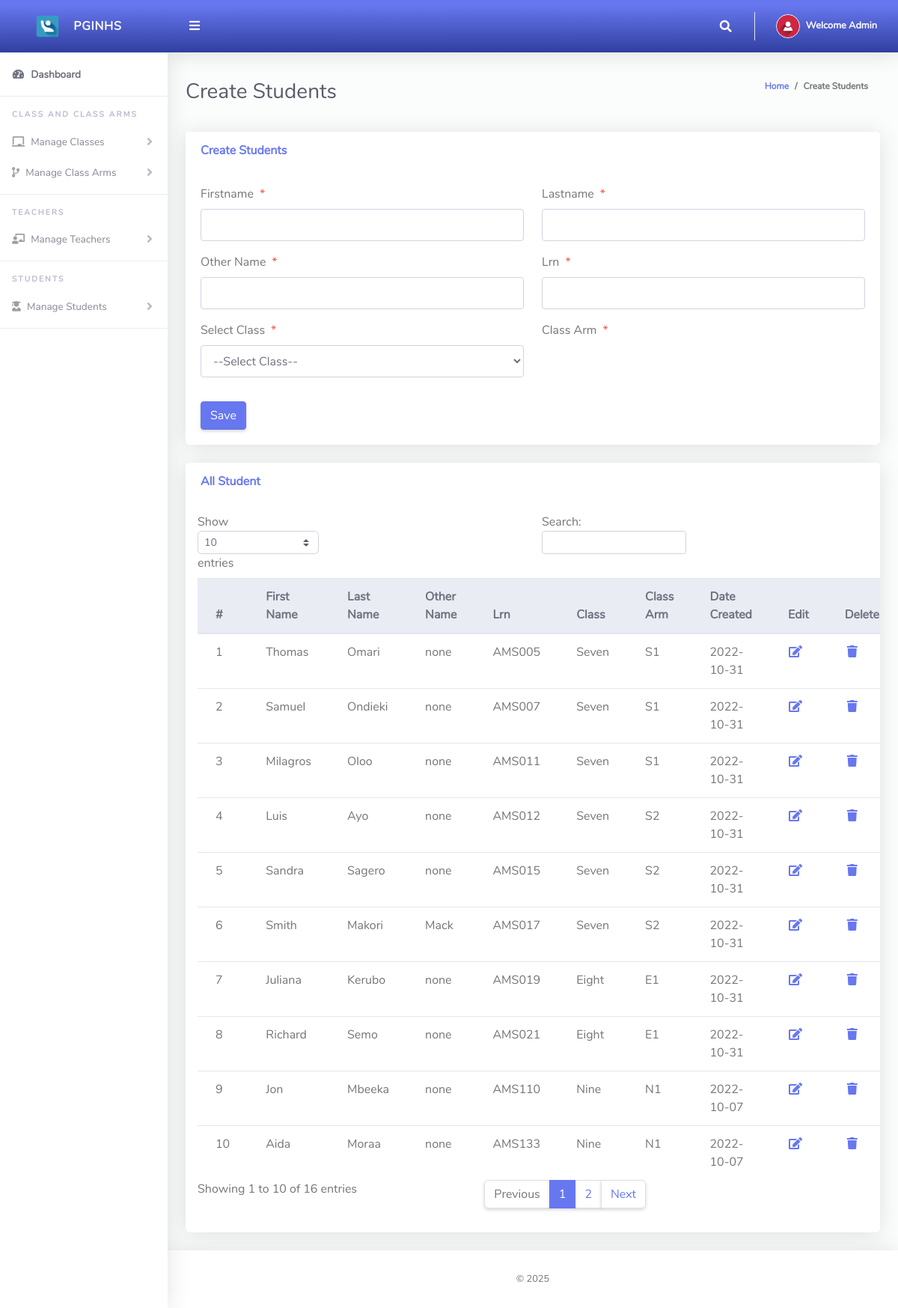
Page /Admin/createStudents.php (signed in) on the committed database.
### tables this page shows
CREATE TABLE `tblstudents` (
  `Id` int(10) NOT NULL,
  `firstName` varchar(255) NOT NULL,
  `lastName` varchar(255) NOT NULL,
  `otherName` varchar(255) NOT NULL,
  `Lrn` varchar(255) NOT NULL,
  `password` varchar(50) NOT NULL,
  `classId` varchar(10) NOT NULL,
  `classArmId` varchar(10) NOT NULL,
  `dateCreated` varchar(50) NOT NULL
);

CREATE TABLE `tblclass` (
  `Id` int(10) NOT NULL,
  `className` varchar(255) NOT NULL
);

CREATE TABLE `tblclassarms` (
  `Id` int(10) NOT NULL,
  `classId` varchar(10) NOT NULL,
  `classArmName` varchar(255) NOT NULL,
  `isAssigned` varchar(10) NOT NULL
);

### Admin/createStudents.php (the view, shortened to what this page needs)
<?php
include '../Includes/dbcon.php';
?>
<!DOCTYPE html>
<html lang="en">
<head>
  <link href="../vendor/fontawesome-free/css/all.min.css" rel="stylesheet" type="text/css">
  <link href="../vendor/bootstrap/css/bootstrap.min.css" rel="stylesheet" type="text/css">
  <link href="css/ruang-admin.min.css" rel="stylesheet">
</head>
<body id="page-top">
  <div id="wrapper">
      <?php include "Includes/sidebar.php";?>
    <div id="content-wrapper" class="d-flex flex-column">
      <div id="content">
       <?php include "Includes/topbar.php";?>
        <div class="container-fluid" id="container-wrapper">
          <div class="d-sm-flex align-items-center justify-content-between mb-4">
            <h1 class="h3 mb-0 text-gray-800">Create Students</h1>
            <ol class="breadcrumb">
              <li class="breadcrumb-item"><a href="./">Home</a></li>
              <li class="breadcrumb-item active" aria-current="page">Create Students</li>
            </ol>
          </div>
          <div class="row">
            <div class="col-lg-12">
              <div class="card mb-4">
                <div class="card-header py-3 d-flex flex-row align-items-center justify-content-between">
                  <h6 class="m-0 font-weight-bold text-primary">Create Students</h6>
                </div>
                <div class="card-body">
                  <form method="post">
                   <div class="form-group row mb-3">
                        <div class="col-xl-6">
                        <label class="form-control-label">Firstname<span class="text-danger ml-2">*</span></label>
                        <input type="text" class="form-control" name="firstName" value="<?php echo $row['firstName'];?>" id="exampleInputFirstName" >
                        </div>
                        <div class="col-xl-6">
                        <label class="form-control-label">Lastname<span class="text-danger ml-2">*</span></label>
                      <input type="text" class="form-control" name="lastName" value="<?php echo $row['lastName'];?>" id="exampleInputFirstName" >
                        </div>
                    </div>
                     <div class="form-group row mb-3">
                        <div class="col-xl-6">
                        <label class="form-control-label">Other Name<span class="text-danger ml-2">*</span></label>
                        <input type="text" class="form-control" name="otherName" value="<?php echo $row['otherName'];?>" id="exampleInputFirstName" >
                        </div>
                        <div class="col-xl-6">
                        <label class="form-control-label">Lrn<span class="text-danger ml-2">*</span></label>
                      <input type="text" class="form-control" required name="Lrn" value="<?php echo $row['Lrn'];?>" id="exampleInputFirstName" >
                        </div>
                    </div>
                    <div class="form-group row mb-3">
                        <div class="col-xl-6">
                        <label class="form-control-label">Select Class<span class="text-danger ml-2">*</span></label>
                         <?php
                        $qry= "SELECT * FROM tblclass ORDER BY className ASC";
                        $result = $conn->query($qry);
                        $num = $result->num_rows;
                        if ($num > 0){
                          echo ' <select required name="classId" onchange="classArmDropdown(this.value)" class="form-control mb-3">';
                          echo'<option value="">--Select Class--</option>';
                                  echo '</select>';
                              }
                            ?>
                        </div>
                        <div class="col-xl-6">
                        <label class="form-control-label">Class Arm<span class="text-danger ml-2">*</span></label>
                        </div>
                    </div>
                      <?php
                    if (isset($Id))
                    {
                    ?>
                    <button type="submit" name="update" class="btn btn-warning">Update</button>
                    &nbsp;&nbsp;&nbsp;&nbsp;&nbsp;&nbsp;&nbsp;&nbsp;&nbsp;&nbsp;
                    <?php
                    } else {
                    ?>
                    <button type="submit" name="save" class="btn btn-primary">Save</button>
                    <?php
                    }
                    ?>
                  </form>
                </div>
              </div>
                 <div class="row">
              <div class="col-lg-12">
              <div class="card mb-4">
                <div class="card-header py-3 d-flex flex-row align-items-center justify-content-between">
                  <h6 class="m-0 font-weight-bold text-primary">All Student</h6>
                </div>
                <div class="table-responsive p-3">
                  <table class="table align-items-center table-flush table-hover" id="dataTableHover">
                    <thead class="thead-light">
                      <tr>
                        <th>#</th>
                        <th>First Name</th>
                        <th>Last Name</th>
                        <th>Other Name</th>
                        <th>Lrn</th>
                        <th>Class</th>
                        <th>Class Arm</th>
                        <th>Date Created</th>
                         <th>Edit</th>
                        <th>Delete</th>
                      </tr>
                    </thead>
                    <tbody>
                  <?php
                      $query = "SELECT tblstudents.Id,tblclass.className,tblclassarms.classArmName,tblclassarms.Id AS classArmId,tblstudents.firstName,
                      tblstudents.lastName,tblstudents.otherName,tblstudents.Lrn,tblstudents.dateCreated
                      FROM tblstudents
                      INNER JOIN tblclass ON tblclass.Id = tblstudents.classId
                      INNER JOIN tblclassarms ON tblclassarms.Id = tblstudents.classArmId";
                      $rs = $conn->query($query);
                      $num = $rs->num_rows;
                      $sn=0;
                      if($num > 0)
                      {
                        while ($rows = $rs->fetch_assoc())
                          {
                             $sn = $sn + 1;
                            echo"
                              <tr>
                                <td>".$sn."</td>
                                <td>".$rows['firstName']."</td>
                                <td>".$rows['lastName']."</td>
                                <td>".$rows['otherName']."</td>
                                <td>".$rows['Lrn']."</td>
                                <td>".$rows['className']."</td>
                                <td>".$rows['classArmName']."</td>
                                 <td>".$rows['dateCreated']."</td>
                                <td><a href='?action=edit&Id=".$rows['Id']."'><i class='fas fa-fw fa-edit'></i></a></td>
                                <td><a href='?action=delete&Id=".$rows['Id']."'><i class='fas fa-fw fa-trash'></i></a></td>
                              </tr>";
                          }
                      }
                      else
                      {
                           echo
                           "<div class='alert alert-danger' role='alert'>
                            No Record Found!
                            </div>";
                      }
                      ?>
                    </tbody>
                  </table>
                </div>
              </div>
            </div>
            </div>
          </div>
        </div>
      </div>
       <?php include "Includes/footer.php";?>
    </div>
  </div>
</body>
</html>

### Admin/Includes/topbar.php (shortened to what this page needs)
<?php
  $query = "SELECT * FROM tbladmin WHERE Id = ".$_SESSION['userId']."";
  $rs = $conn->query($query);
  $rows = $rs->fetch_assoc();
  $fullName = $rows['firstName']." ".$rows['lastName'];
?>
<nav class="navbar navbar-expand navbar-light bg-gradient-primary topbar mb-4 static-top">
          <button id="sidebarToggleTop" class="btn btn-link rounded-circle mr-3">
            <i class="fa fa-bars"></i>
          </button>
          <ul class="navbar-nav ml-auto">
            <li class="nav-item dropdown no-arrow">
              <a class="nav-link dropdown-toggle" href="#" id="searchDropdown" role="button" data-toggle="dropdown"
                aria-haspopup="true" aria-expanded="false">
                <i class="fas fa-search fa-fw"></i>
              </a>
            </li>
            <li class="nav-item dropdown no-arrow">
              <a class="nav-link dropdown-toggle" href="#" id="userDropdown" role="button" data-toggle="dropdown"
                aria-haspopup="true" aria-expanded="false">
                <img class="img-profile rounded-circle" src="img/user-icn.png" style="max-width: 60px">
                <span class="ml-2 d-none d-lg-inline text-white small"><b>Welcome <?php echo $fullName;?></b></span>
              </a>
            </li>
          </ul>
        </nav>

### rows in the picture
tblstudents: firstName "Thomas", lastName "Omari", otherName "none", Lrn "AMS005", classId.className "Seven", classArmId.classArmName "S1", dateCreated "2022-10-31"
tblstudents: firstName "Samuel", lastName "Ondieki", otherName "none", Lrn "AMS007", classId.className "Seven", classArmId.classArmName "S1", dateCreated "2022-10-31"
tblstudents: firstName "Milagros", lastName "Oloo", otherName "none", Lrn "AMS011", classId.className "Seven", classArmId.classArmName "S1", dateCreated "2022-10-31"
tblstudents: firstName "Luis", lastName "Ayo", otherName "none", Lrn "AMS012", classId.className "Seven", classArmId.classArmName "S2", dateCreated "2022-10-31"
tblstudents: firstName "Sandra", lastName "Sagero", otherName "none", Lrn "AMS015", classId.className "Seven", classArmId.classArmName "S2", dateCreated "2022-10-31"
tblstudents: firstName "Smith", lastName "Makori", otherName "Mack", Lrn "AMS017", classId.className "Seven", classArmId.classArmName "S2", dateCreated "2022-10-31"
tblstudents: firstName "Juliana", lastName "Kerubo", otherName "none", Lrn "AMS019", classId.className "Eight", classArmId.classArmName "E1", dateCreated "2022-10-31"
tblstudents: firstName "Richard", lastName "Semo", otherName "none", Lrn "AMS021", classId.className "Eight", classArmId.classArmName "E1", dateCreated "2022-10-31"
tblstudents: firstName "Jon", lastName "Mbeeka", otherName "none", Lrn "AMS110", classId.className "Nine", classArmId.classArmName "N1", dateCreated "2022-10-07"
tblstudents: firstName "Aida", lastName "Moraa", otherName "none", Lrn "AMS133", classId.className "Nine", classArmId.classArmName "N1", dateCreated "2022-10-07"

### other values in the picture
$fullName "Admin"
